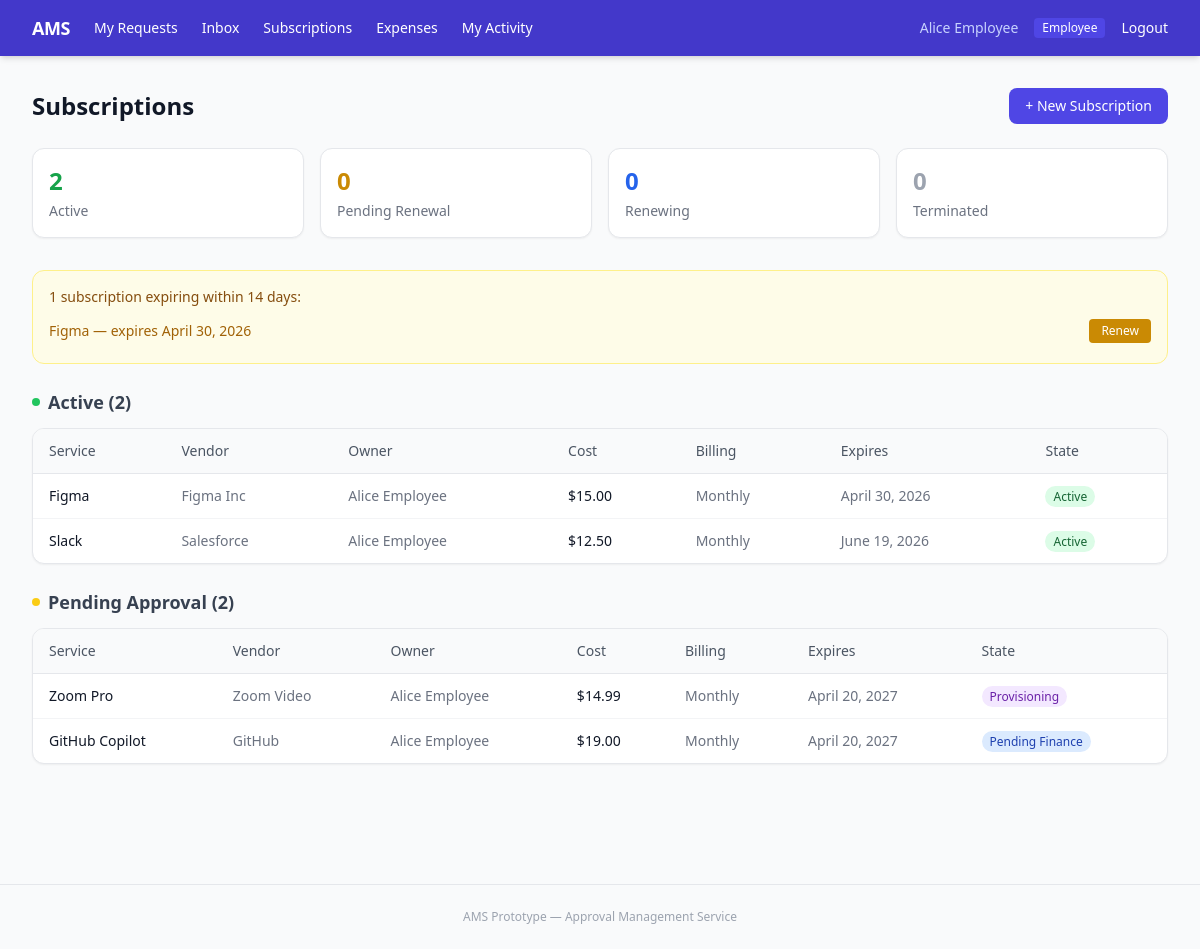
Before: /subscriptions/ (signed in) with the older database file.
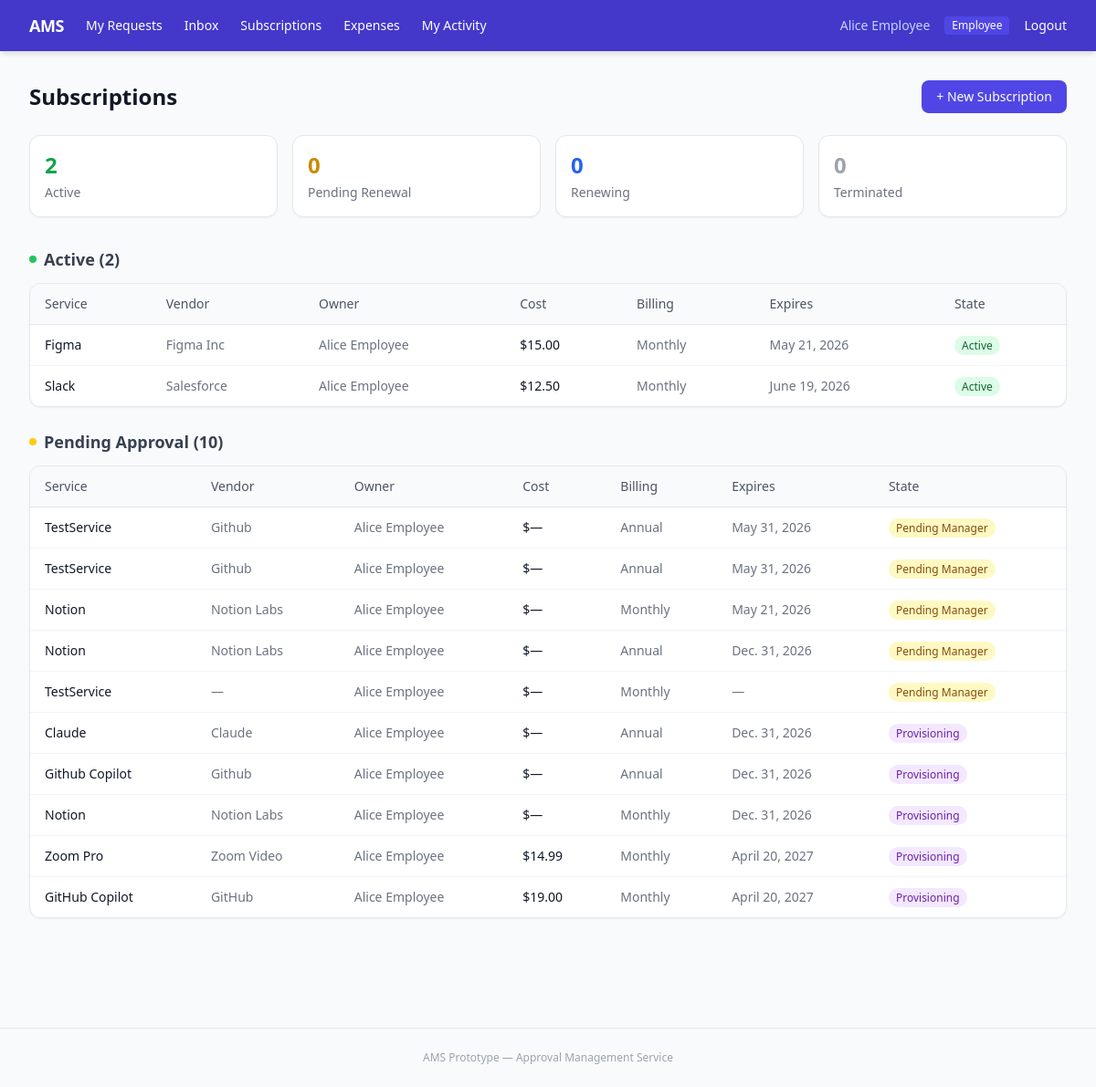
After: the same page with the newer database file.
### approvals/models.py (models this page shows, shortened)
class ApprovalRequest(models.Model):
    request_type = models.CharField(max_length=20, choices=RequestType.choices)
    request_category = models.CharField(
        max_length=20, choices=RequestCategory.choices, blank=True, default=''
    )
    submitted_by = models.ForeignKey(
        CustomUser, on_delete=models.PROTECT, related_name='submitted_requests'
    )
    current_approver = models.ForeignKey(
        CustomUser,
        null=True,
        blank=True,
        on_delete=models.SET_NULL,
        related_name='pending_approvals',
    )
    state = FSMField(default=STATE_PENDING_MANAGER, protected=True)
    service_name = models.CharField(max_length=200, blank=True)
    vendor = models.CharField(max_length=200, blank=True)
    cost = models.DecimalField(max_digits=10, decimal_places=2, null=True, blank=True)
    billing_period = models.CharField(
        max_length=20, choices=BillingPeriod.choices, blank=True
    )
    justification = models.TextField(blank=True)
    expires_on = models.DateField(null=True, blank=True)
    expense_type = models.CharField(
        max_length=20, choices=ExpenseType.choices, blank=True
    )
    amount_type = models.CharField(
        max_length=20, choices=AmountType.choices, blank=True
    )
    receipt = models.FileField(upload_to='receipts/', null=True, blank=True)
    vendor_account_id = models.CharField(max_length=200, blank=True)
    billing_start = models.DateField(null=True, blank=True)
    manager_comment = models.TextField(blank=True)
    finance_comment = models.TextField(blank=True)
    rejection_reason = models.TextField(blank=True)
    created_at = models.DateTimeField(auto_now_add=True)
    updated_at = models.DateTimeField(auto_now=True)
    class Meta:
        ordering = ['-created_at']
    @property
    def state_badge_color(self):
        return STATE_BADGE_COLORS.get(self.state, 'bg-gray-100 text-gray-800')
    @property
    def state_display(self):
        return self.state.replace('_', ' ').title()

### accounts/models.py (models this page shows, shortened)
class CustomUser(AbstractUser):
    role = models.CharField(
        max_length=20,
        choices=Role.choices,
        default=Role.EMPLOYEE,
    )
    reports_to = models.ForeignKey(
        'self',
        null=True,
        blank=True,
        on_delete=models.SET_NULL,
        related_name='reports',
    )
    offboarded_at = models.DateTimeField(null=True, blank=True)
    @property
    def display_name(self):
        return self.get_full_name() or self.email

### subscriptions/views.py (the view)
# urls.py: path('', views.dashboard, name='dashboard'),
@login_required
def dashboard(request):
    subscriptions = get_subscriptions_for_user(request.user)
    today = timezone.now().date()
    renewal_threshold = today + timedelta(days=14)
    active = subscriptions.filter(state='active')
    active_pending = subscriptions.filter(state='active_pending_renewal')
    renewing = subscriptions.filter(state='renewing')
    terminated = subscriptions.filter(state='terminated')
    pending = subscriptions.filter(state__in=['pending_manager', 'pending_finance', 'provisioning'])
    renewal_eligible = subscriptions.filter(
        state='active',
        expires_on__lte=renewal_threshold,
        expires_on__gte=today,
    )
    return render(request, 'subscriptions/dashboard.html', {
        'active': active,
        'active_pending': active_pending,
        'renewing': renewing,
        'terminated': terminated,
        'pending': pending,
        'renewal_eligible': renewal_eligible,
        'total_active': active.count() + active_pending.count(),
        'today': today,
        'renewal_threshold': renewal_threshold,
    })

### subscriptions/services.py (called while the page is built)
def get_subscriptions_for_user(user):
    from accounts.models import Role
    if user.role in (Role.FINANCE, Role.ADMIN, Role.IT):
        return ApprovalRequest.objects.filter(
            request_type=RequestType.SUBSCRIPTION
        ).select_related('submitted_by').order_by('-created_at')
    return ApprovalRequest.objects.filter(
        request_type=RequestType.SUBSCRIPTION,
        submitted_by=user,
    ).order_by('-created_at')

### templates/subscriptions/dashboard.html (shortened to what this page needs)
{% extends "base.html" %}
{% block content %}
<div class="mb-6 flex items-center justify-between">
    <h1 class="text-2xl font-bold text-gray-900">Subscriptions</h1>
    <a href="{% url 'approvals:request_new' %}" class="px-4 py-2 bg-indigo-600 hover:bg-indigo-700 text-white text-sm font-medium rounded-lg transition">
        + New Subscription
    </a>
</div>
<div class="grid grid-cols-4 gap-4 mb-8">
    <div class="bg-white rounded-xl border border-gray-200 p-4 shadow-sm">
        <div class="text-2xl font-bold text-green-600">{{ total_active }}</div>
        <div class="text-sm text-gray-500 mt-1">Active</div>
    </div>
    <div class="bg-white rounded-xl border border-gray-200 p-4 shadow-sm">
        <div class="text-2xl font-bold text-yellow-600">{{ active_pending.count }}</div>
        <div class="text-sm text-gray-500 mt-1">Pending Renewal</div>
    </div>
    <div class="bg-white rounded-xl border border-gray-200 p-4 shadow-sm">
        <div class="text-2xl font-bold text-blue-600">{{ renewing.count }}</div>
        <div class="text-sm text-gray-500 mt-1">Renewing</div>
    </div>
    <div class="bg-white rounded-xl border border-gray-200 p-4 shadow-sm">
        <div class="text-2xl font-bold text-gray-400">{{ terminated.count }}</div>
        <div class="text-sm text-gray-500 mt-1">Terminated</div>
    </div>
</div>
{% if renewal_eligible %}
<div class="mb-6 p-4 bg-yellow-50 border border-yellow-200 rounded-xl">
    <p class="text-sm font-medium text-yellow-800 mb-2">
        {{ renewal_eligible.count }} subscription{{ renewal_eligible.count|pluralize }} expiring within 14 days:
    </p>
    {% for req in renewal_eligible %}
    <div class="flex items-center justify-between text-sm py-1">
        <span class="text-yellow-700">{{ req.service_name }} — expires {{ req.expires_on }}</span>
        <form method="post" action="{% url 'approvals:action_renew' req.pk %}" class="inline">
            <button class="px-3 py-1 bg-yellow-600 hover:bg-yellow-700 text-white text-xs rounded transition">
                Renew
            </button>
        </form>
    </div>
    {% endfor %}
</div>
{% endif %}
{% if active %}
<div class="mb-6">
    <h2 class="text-lg font-semibold text-gray-700 mb-3 flex items-center gap-2">
        <span class="w-2 h-2 rounded-full bg-green-500 inline-block"></span> Active ({{ active.count }})
    </h2>
    <div class="bg-white rounded-xl shadow-sm border border-gray-200 overflow-hidden">
        {% include "subscriptions/partials/sub_table.html" with subs=active %}
    </div>
</div>
{% endif %}
{% if pending %}
<div class="mb-6">
    <h2 class="text-lg font-semibold text-gray-700 mb-3 flex items-center gap-2">
        <span class="w-2 h-2 rounded-full bg-yellow-400 inline-block"></span> Pending Approval ({{ pending.count }})
    </h2>
    <div class="bg-white rounded-xl shadow-sm border border-gray-200 overflow-hidden">
        {% include "subscriptions/partials/sub_table.html" with subs=pending %}
    </div>
</div>
{% endif %}
{% endblock %}

### templates/subscriptions/partials/sub_table.html
<table class="w-full text-sm">
    <thead class="bg-gray-50 border-b border-gray-200">
        <tr>
            <th class="px-4 py-3 text-left font-medium text-gray-600">Service</th>
            <th class="px-4 py-3 text-left font-medium text-gray-600">Vendor</th>
            <th class="px-4 py-3 text-left font-medium text-gray-600">Owner</th>
            <th class="px-4 py-3 text-left font-medium text-gray-600">Cost</th>
            <th class="px-4 py-3 text-left font-medium text-gray-600">Billing</th>
            <th class="px-4 py-3 text-left font-medium text-gray-600">Expires</th>
            <th class="px-4 py-3 text-left font-medium text-gray-600">State</th>
        </tr>
    </thead>
    <tbody class="divide-y divide-gray-100">
        {% for req in subs %}
        <tr class="hover:bg-gray-50">
            <td class="px-4 py-3 font-medium text-gray-900">
                <a href="{% url 'approvals:request_detail' req.pk %}" class="hover:text-indigo-600">
                    {{ req.service_name }}
                </a>
            </td>
            <td class="px-4 py-3 text-gray-500">{{ req.vendor|default:"—" }}</td>
            <td class="px-4 py-3 text-gray-500">{{ req.submitted_by.display_name }}</td>
            <td class="px-4 py-3 text-gray-900">${{ req.cost|default:"—" }}</td>
            <td class="px-4 py-3 text-gray-500">{{ req.get_billing_period_display|default:"—" }}</td>
            <td class="px-4 py-3 text-gray-500">{{ req.expires_on|default:"—" }}</td>
            <td class="px-4 py-3">
                <span class="px-2 py-0.5 rounded-full text-xs font-medium {{ req.state_badge_color }}">
                    {{ req.state_display }}
                </span>
            </td>
        </tr>
        {% endfor %}
    </tbody>
</table>

Changed rows visible on the page:
no longer on one of the page's lists (row edited): ApprovalRequest: service_name "Figma", expires_on "April 30, 2026"
changed ApprovalRequest "Figma": expires_on "April 30, 2026" → "May 21, 2026"
added ApprovalRequest: service_name "TestService", vendor "Github", submitted_by.display_name "Alice Employee", cost "—", billing_period "Annual", expires_on "May 31, 2026", state_display "Pending Manager", shown under "Pending Approval (10)"
added ApprovalRequest: service_name "TestService", vendor "Github", submitted_by.display_name "Alice Employee", cost "—", billing_period "Annual", expires_on "May 31, 2026", state_display "Pending Manager", shown under "Pending Approval (10)"
added ApprovalRequest: service_name "Notion", vendor "Notion Labs", submitted_by.display_name "Alice Employee", cost "—", billing_period "Monthly", expires_on "May 21, 2026", state_display "Pending Manager", shown under "Pending Approval (10)"
added ApprovalRequest: service_name "Notion", vendor "Notion Labs", submitted_by.display_name "Alice Employee", cost "—", billing_period "Annual", expires_on "Dec. 31, 2026", state_display "Pending Manager", shown under "Pending Approval (10)"
added ApprovalRequest: service_name "TestService", vendor "—", submitted_by.display_name "Alice Employee", cost "—", billing_period "Monthly", expires_on "—", state_display "Pending Manager", shown under "Pending Approval (10)"
added ApprovalRequest: service_name "Claude", vendor "Claude", submitted_by.display_name "Alice Employee", cost "—", billing_period "Annual", expires_on "Dec. 31, 2026", state_display "Provisioning", shown under "Pending Approval (10)"
added ApprovalRequest: service_name "Github Copilot", vendor "Github", submitted_by.display_name "Alice Employee", cost "—", billing_period "Annual", expires_on "Dec. 31, 2026", state_display "Provisioning", shown under "Pending Approval (10)"
added ApprovalRequest: service_name "Notion", vendor "Notion Labs", submitted_by.display_name "Alice Employee", cost "—", billing_period "Monthly", expires_on "Dec. 31, 2026", state_display "Provisioning", shown under "Pending Approval (10)"
changed ApprovalRequest "GitHub Copilot": state "pending_finance" → "provisioning" (drawn); state_display "Pending Finance" → "Provisioning"
Other visible differences:
{{ pending.count }}: "2" → "10"
{{ renewal_eligible.count }}: "1" → (not shown)
text no longer shown: "subscription expiring within 14 days:"
